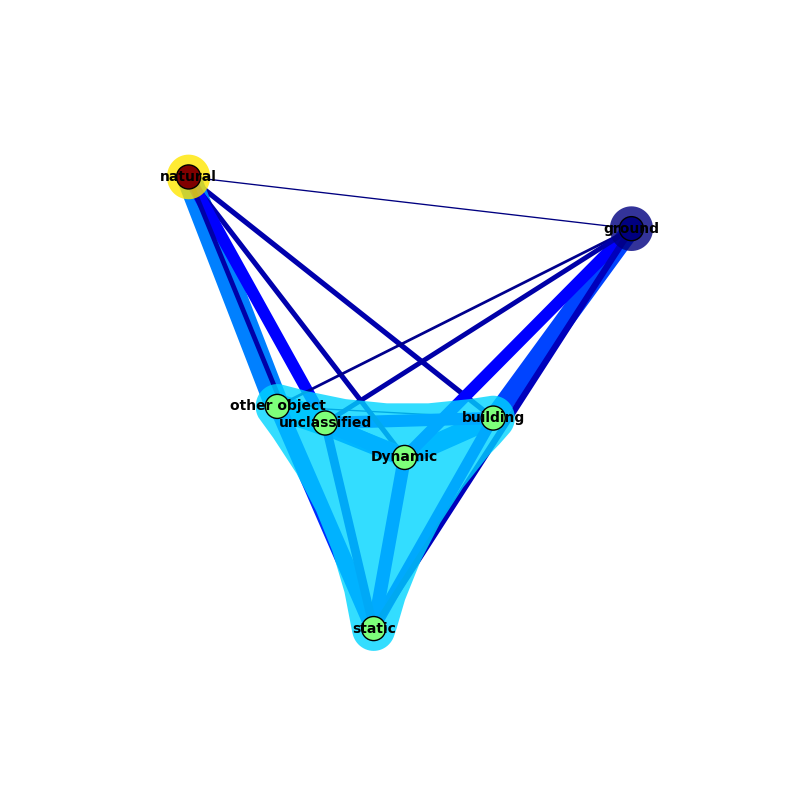

This figure's Python source:
# -*- coding: utf-8 -*-
"""
Created on Tue Jan  6 09:50:48 2015

@author: remi
"""

#############
import numpy as np ;
import networkx as nx;
from matplotlib import cm as cmap

labels =  ['unclassified', 'ground', 'building', 'other object', 'static', 'Dynamic', 'natural']; #noms humain des classes
cm = np.array(
[[ 0.14423077,0.04807692,0.08653846,0.23076923,0.14423077,0.20192308,0.14423077],
 [ 0.03495234,0.66908761,0.09078529,0.03177485,0.04539265,0.07852928,0.04947798],
 [ 0.08854021,0.13589241,0.20005604,0.15830765,0.14569908,0.1745587,0.09694592],
 [ 0.18627451,0.01960784,0.00980392,0.38235294,0.06862745,0.02941176,0.30392157],
 [ 0.06321839,0.,0.08045977,0.12068966,0.5862069,0.10344828,0.04597701],
 [ 0.11591696,0.08477509,0.1384083,0.1349481,0.09515571,0.35986159,0.07093426],
 [ 0.08496267,0.00959829,0.0373267,0.17525773,0.03412727,0.03661571,0.62211162]]
) ; #matrice de confusion normalisée
G = nx.from_numpy_matrix(cm) #on crée un graphe, avec les edges qui ont les poids correspondant à des confusion
G = nx.relabel_nodes(G,mapping=dict(zip(G.nodes(),labels))) # on met les noms humains dans le graphe, c'est plus facile à comprendre



edgewidth = [ d['weight']*100 for (u,v,d) in G.edges(data=True)] #on récupere les poids de chaque edge, pour le coloriage 
nx.draw_spectral(G,node_color='g',edge_color = [ i[2]['weight'] for i in G.edges(data=True) ], edge_cmap=cmap.get_cmap('jet')
, width=edgewidth  ,font_size=10,font_weight='bold',font_family='' ) # ça clusterizespectralement le graphe (ie la matrice cm), puis place les noeuds selon des distances dans l'espace de clustering. Le reste fait du pretty print
print(G)#afficher

##calculer les positions des noeuds :
pos = nx.spectral_layout(G, dim=2, weight='weight', scale=1) ;
pos_xyz = np.zeros([len(labels),2],dtype = float);  
for j in  range(0, len(labels) ):
    pos_xyz[j] = np.asarray(pos[labels[j]])

#maintenant on a un tableau de points 3D qui représentent chacun une classe.
#on peut utiliser l'algo de clustering que l'on préfère.
#en voici 2
from sklearn.cluster import MeanShift, estimate_bandwidth
bandwidth = estimate_bandwidth(pos_xyz, quantile=0.5, n_samples=5000)
ms = MeanShift(bandwidth=bandwidth, bin_seeding=True)
ms.fit(pos_xyz)
cluster_number = ms.labels_

from sklearn.cluster import AffinityPropagation
af = AffinityPropagation(damping=0.9,max_iter=10000,convergence_iter=150,affinity='euclidean').fit(pos_xyz )
 
cluster_number = af.labels_
cluster_centers_indices = af.cluster_centers_indices_
n_clusters_ = len(cluster_centers_indices)
cluster_number = af.labels_

#maintenant on a pour chaque classe la position , et le numero du cluster associé
#on va calculer les formes géoémtriques patatoides pour chaque cluster
import shapely
from shapely.geometry import MultiPoint
from shapely.geometry import asMultiPoint

mps = [] ;#list de multipoints, séparé par cluster
for i in range(0,n_clusters_):
    mps.append(asMultiPoint(pos_xyz[cluster_number==i]))

bb_mps = []    #liste de multipoints double bufferisé (morpho math !)
for i in range(0,n_clusters_):
    bb_mps.append(
    mps[i].buffer(1.0).buffer(-0.95)   
    )

###plot madness !
#tracer les patatoides
from matplotlib.patches import Polygon 
from matplotlib import colors;
polygons = bb_mps; 
a_colour_map = cmap.get_cmap('jet')
jet = cmap.get_cmap('jet') 
cNorm  = colors.Normalize(vmin=0, vmax= 1 )
scalarMap = cmap.ScalarMappable(norm=cNorm, cmap=jet) 

colorVal = scalarMap.to_rgba(0.2)
fig, ax = plt.subplots(figsize=(8, 8))
for i,(polygon) in enumerate(polygons):
    mpl_poly = Polygon(np.array(polygon.exterior) , color = scalarMap.to_rgba(i*1.0/len(polygons)),   lw=0, alpha=0.8)
    ax.add_patch(mpl_poly)
ax.relim()
ax.autoscale()
#ajouter le graphe et les noeuds
labels_pos = []
for i in range(0, len(labels)):
    labels_pos.append([labels[i],i])
dict_l_p = dict(labels_pos)  

nx.draw_spectral(G,node_color=[ cluster_number[dict_l_p[i[0]]] for i in G.nodes(data=True) ],edge_color = [ i[2]['weight'] for i in G.edges(data=True) ], edge_cmap=cmap.get_cmap('jet') 
, width=edgewidth  ,font_size=10,font_weight='bold',font_family='' ) 

 
############
